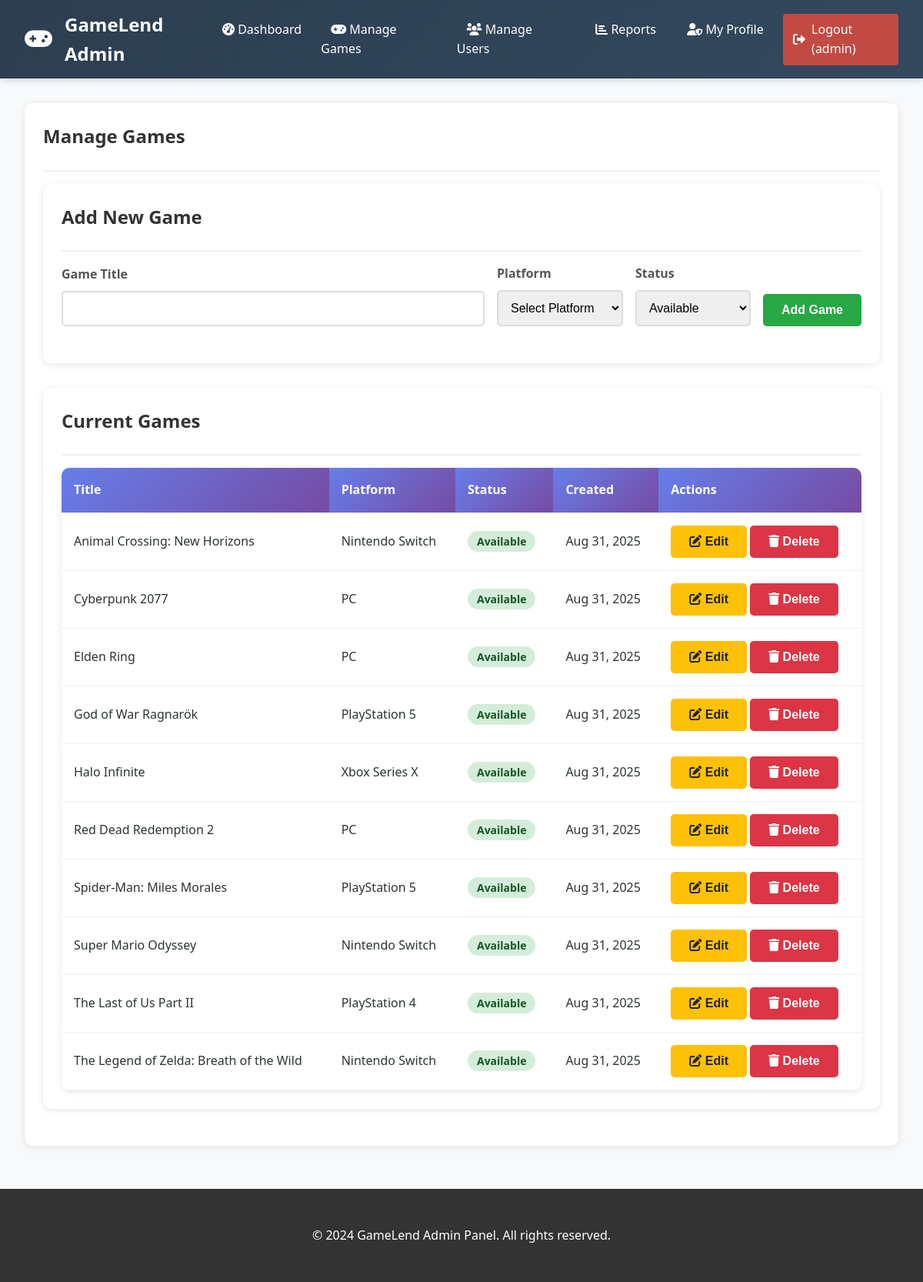
The page /admin/games.php (signed in) on the database as committed earlier.
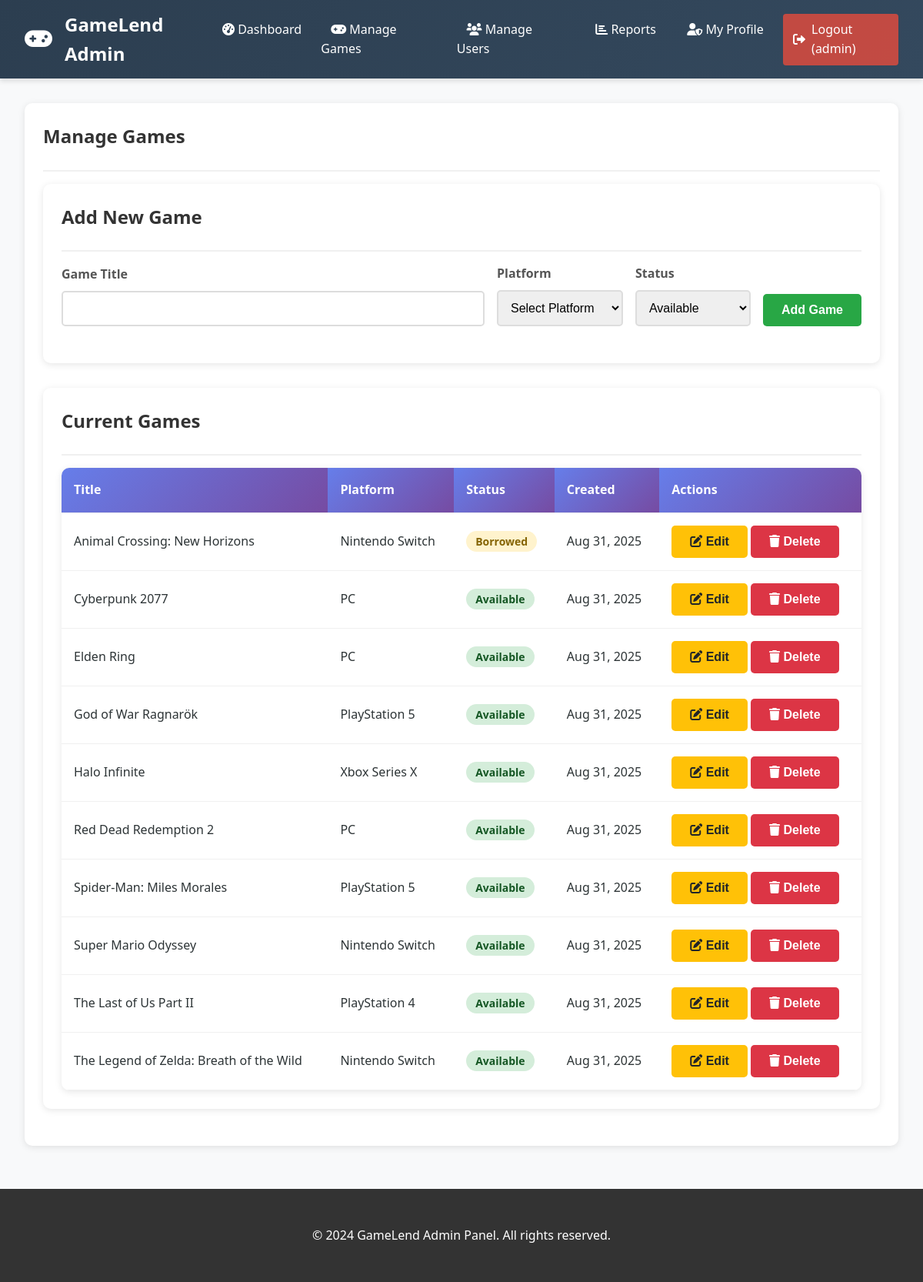
The same page on the database as committed later.
### tables this page shows
CREATE TABLE `games` (
  `id` int(11) NOT NULL,
  `title` varchar(100) NOT NULL,
  `platform` varchar(50) NOT NULL,
  `status` enum('available','borrowed','maintenance') DEFAULT 'available',
  `created_at` timestamp NOT NULL DEFAULT current_timestamp(),
  `updated_at` timestamp NOT NULL DEFAULT current_timestamp() ON UPDATE current_timestamp()
);

### admin/games.php (the view, shortened to what this page needs)
<?php
require_once '../db/db_connect.php';
$stmt = $pdo->query("SELECT * FROM games ORDER BY title");
$games = $stmt->fetchAll();
include 'includes/admin_header.php';
?>
<div class="card">
    <div class="card-header">
        <h2 class="card-title">Manage Games</h2>
    </div>
    <div class="card" style="margin-bottom: 2rem;">
        <div class="card-header">
            <h3 class="card-title">Add New Game</h3>
        </div>
        <form method="POST" data-validate>
            <div style="display: flex; gap: 1rem; align-items: end; flex-wrap: wrap;">
                <div class="form-group" style="flex: 1; min-width: 200px;">
                    <label for="title" class="form-label">Game Title</label>
                    <input type="text" id="title" name="title" class="form-control" required>
                </div>
                <div class="form-group" style="min-width: 150px;">
                    <label for="platform" class="form-label">Platform</label>
                    <select id="platform" name="platform" class="form-control" required>
                        <option value="">Select Platform</option>
                    </select>
                </div>
                <div class="form-group" style="min-width: 150px;">
                    <label for="status" class="form-label">Status</label>
                    <select id="status" name="status" class="form-control" required>
                        <option value="available">Available</option>
                    </select>
                </div>
                <div class="form-group">
                    <button type="submit" name="add_game" class="btn btn-success">Add Game</button>
                </div>
            </div>
        </form>
    </div>
    <div class="card">
        <div class="card-header">
            <h3 class="card-title">Current Games</h3>
        </div>
        <?php if(empty($games)): ?>
            <p>No games found.</p>
        <?php else: ?>
            <table class="table">
                <thead>
                    <tr>
                        <th>Title</th>
                        <th>Platform</th>
                        <th>Status</th>
                        <th>Created</th>
                        <th>Actions</th>
                    </tr>
                </thead>
                <tbody>
                    <?php foreach($games as $game): ?>
                        <tr>
                            <td><?php echo htmlspecialchars($game['title']); ?></td>
                            <td><?php echo htmlspecialchars($game['platform']); ?></td>
                            <td>
                                <span class="badge badge-<?php echo $game['status']; ?>">
                                    <?php echo ucfirst($game['status']); ?>
                                </span>
                            </td>
                            <td><?php echo date('M j, Y', strtotime($game['created_at'])); ?></td>
                            <td>
                                <button onclick="editGame(<?php echo $game['id']; ?>, '<?php echo htmlspecialchars($game['title']); ?>', '<?php echo htmlspecialchars($game['platform']); ?>', '<?php echo $game['status']; ?>')"
                                        class="btn btn-warning btn-sm">
                                    <i class="fas fa-edit"></i> Edit
                                </button>
                                <form method="POST" style="display: inline;"
                                      onsubmit="return confirm('Are you sure you want to delete this game?')">
                                    <button type="submit" name="delete_game" class="btn btn-danger btn-sm">
                                        <i class="fas fa-trash"></i> Delete
                                    </button>
                                </form>
                            </td>
                        </tr>
                    <?php endforeach; ?>
                </tbody>
            </table>
        <?php endif; ?>
    </div>
</div>
<?php include 'includes/admin_footer.php'; ?>

Rows that differ between the two databases and show on the page:
changed games "Animal Crossing: New Horizons": status "Available" → "Borrowed"
